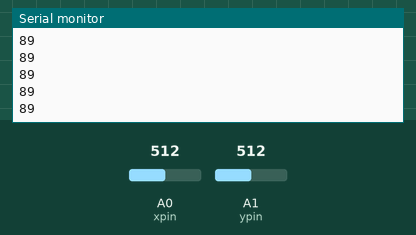
Simulated run of this sketch. Board: Arduino Uno, built with avr-gcc and run on an emulated ATmega328P. Parts: the last lines printed to the serial monitor. The inputs (shaded band) are chosen by the test bench; at power-on: A0 (xpin) = 512, A1 (ypin) = 512. No radio packets arrive unless stated.

Above: at 1.2 s.
1.3 s: A0 (xpin) set to 716
At 1.35 s:
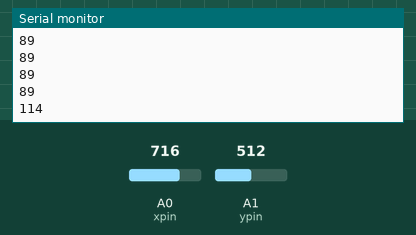
2.8 s: A1 (ypin) set to 306
At 2.84 s:
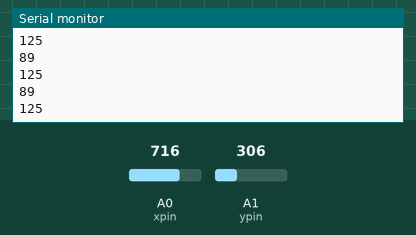
4.3 s: A0 (xpin) set to 900
At 4.34 s:
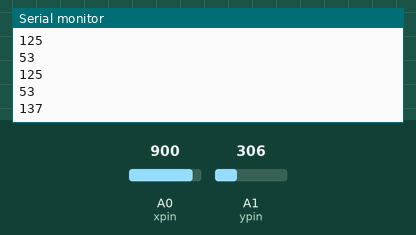
5.8 s: A1 (ypin) set to 122
At 5.83 s:
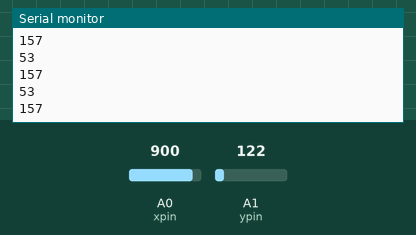
Timing chart, 0 to 8.3 s (numbered marks = the images above; inputs shaded):
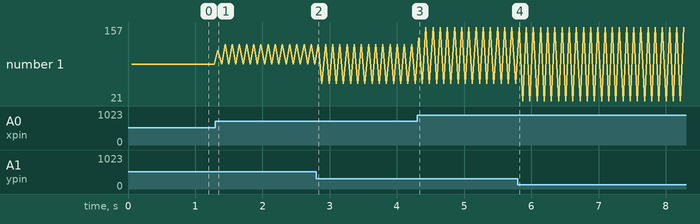

The sketch:

sketch_nov17b.ino
```cpp
#include <nRF24L01.h>
#include <printf.h>
#include <RF24.h>
#include <RF24_config.h>
#include <math.h>
/*
  Arduino Wireless Communication Tutorial
      Example 1 - Transmitter Code
  by Dejan Nedelkovski, www.HowToMechatronics.com
  Library: TMRh20/RF24, https://github.com/tmrh20/RF24/
*/
/*
   code adaptée pour moteur servo;
  \|\|\|\/\||
*/
RF24 radio(7, 8); // CE, CSN
const byte address  [6] =  "00001";
const int xpin = A0;
const int ypin = A1;
//char xpin  [1] ;
//char ypin  [2] ;
int xvalue;
int yvalue;
//char xyData[64] = "";

void setup() {
  radio.begin();
  radio.openWritingPipe(address);

  radio.setPALevel(RF24_PA_MIN);
  radio.stopListening();
  Serial.begin(9600);
}
void loop() {
  // xvalue = round(analogRead(A0));
  // yvalue = round(analogRead(A1));

  //  Serial.print(xvalue);
  //  Serial.print("\t");
  //  Serial.println (yvalue);

  // radio.write(&xvalue, sizeof(xvalue));
  // radio.write(&yvalue, sizeof(yvalue));
//xpin[1] = analogRead(A0);
//ypin [2] = analogRead(A1);
aload(A0);
aload(A1);


}

void aload ( short pin ) {
  int mean = 0;

  String xstringmesure;
  int nbmesure = 10;
   int mesure;
   char xyData[32] = "";
  for (short i = 0; i < nbmesure; i++) {
    mesure = analogRead(pin);
    mesure = map(mesure, 0, 1023, 0, 179);
    mean += mesure;

    delay(5);
  }
   mean /= nbmesure;
    xstringmesure = mean;
    xstringmesure.toCharArray(xyData, 5);
 radio.write(&xyData, sizeof(xyData));
Serial.println(xstringmesure);

}
```

Measured:
- after the input at 1.3 s, the serial monitor: prints a new line at once (image 1)
- after the input at 4.3 s, the serial monitor: prints a new line at once (image 3)
- plotted number 1: 89 → 53 after the input at 2.8 s
